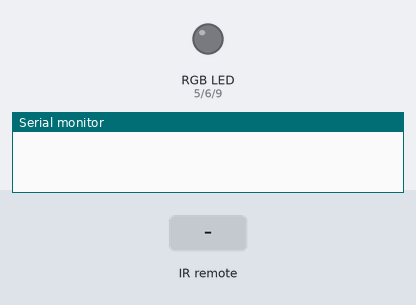
A sketch run on a simulated Arduino Uno, built with avr-gcc and run on an emulated ATmega328P. Parts: an RGB LED mixed from three pins (HIGH = lit), the last lines printed to the serial monitor. Inputs (shaded band) come from the test bench.

Above: at 1.2 s.
1.3 s: infrared code 0xFFD827 received
At 1.46 s:
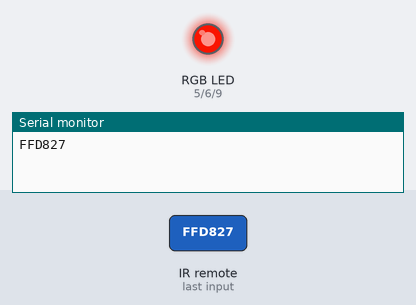
4.3 s: infrared code 0xFF20DF received
7.3 s: infrared code 0xFFD02F received
At 8.0 s:
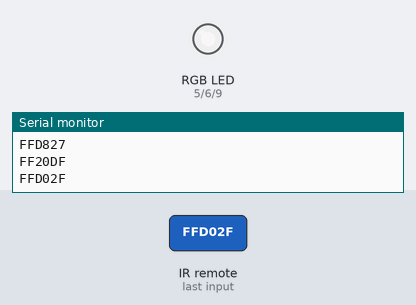
8.8 s: infrared code 0xFFF00F received
At 11.6 s:
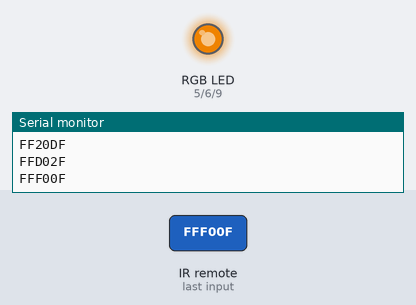
11.8 s: infrared code 0xFFA05F received
At 12.6 s:
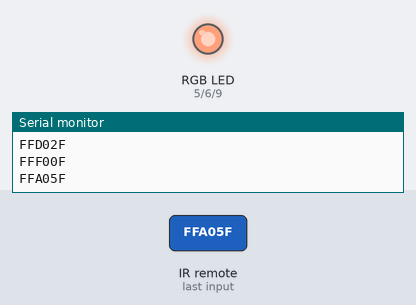
14.8 s: infrared code 0xFF609F received
At 16.1 s:
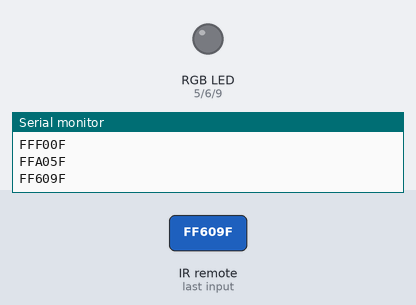
Timing chart, 0 to 17.3 s (numbered marks = the images above; inputs shaded):
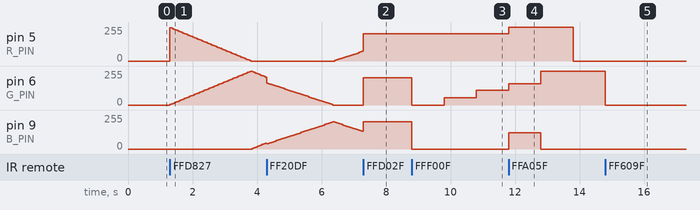

The sketch:

code.ino
```cpp
#include <IRremote.h> /* Include the IRremote library */

#define R_PIN     5   /* Define Pin used for the Red Led anode */
#define G_PIN     6   /* Define Pin used for the Green Led anode */
#define B_PIN     9   /* Define Pin used for the Blue Led anode */
#define RECV_PIN  10  /* Define Pin used for the IR Receiver Data */

/* All Hex codes from the IR Remote Control LED618 */
#define INC_BRIGTH     0xFFA05F  /* + */
#define DEC_BRIGTH     0xFF20DF  /* - */
#define ON             0xFFE01F  /* Power */
#define OFF            0xFF609F  /* Off */
#define FADE           0xFFD827  /* Fade */
#define FLASH          0xFFF00F  /* Flash */
#define SMOOTH         0xFFC837  /* Smooth */
#define STROBE         0xFFE817  /* Strobe */
#define WHITE_BTN      0xFFD02F  /* White */
#define RED_BTN        0xFF906F  /* Red */
#define ORANGE_BTN     0xFFB04F  /* Orange */
#define TOMATO_BTN     0xFFA857  /* Tomato */
#define LSALMON_BTN    0xFF9867  /* Light Salmon */
#define YELLOW_BTN     0xFF8877  /* Yellow */
#define GREEN_BTN      0xFF10EF  /* Green */
#define LGREEN_BTN     0xFF30CF  /* Lawn Green */
#define CYAN_BTN       0xFF28D7  /* Cyan */
#define MSGREEN_BTN    0xFF18E7  /* Medium Spring Green */
#define TEAL_BTN       0xFF08F7  /* Teal */
#define BLUE_BTN       0xFF50AF  /* Blue */
#define DODGEBLUE_BTN  0xFF708F  /* Dodge Blue */
#define PURPLE_BTN     0xFF6897  /* Purple */
#define INDIGO_BTN     0xFF58A7  /* Indigo */
#define REBPURPLE_BTN  0xFF48B7  /* Rebecca purple */

#define BLACK      0  /* Black */
#define WHITE      1  /* White */
#define RED        2  /* Red */
#define ORANGE     3  /* Orange */
#define TOMATO     4  /* Tomato */
#define LSALMON    5  /* Light Salmon */
#define YELLOW     6  /* Yellow */
#define GREEN      7  /* Green */
#define LGREEN     8  /* Lawn Green */
#define CYAN       9  /* Cyan */
#define MSGREEN    10  /* Medium Spring Green */
#define TEAL       11  /* Teal */
#define BLUE       12  /* Blue */
#define DODGEBLUE  13  /* Dodge Blue */
#define PURPLE     14  /* Purple */
#define INDIGO     15  /* Indigo */
#define REBPURPLE  16  /* Rebecca purple */


/* ------ Global Variables ----------------------------------------------------------------------- */
short    activeColor = BLACK; /* Stores the current led color, in range [0,16] */
float    bright      = 5; /* Keeps track of the current led brightness, in range [1,5] */
boolean  doFade      = 0; /* Stores the power state of the led, { 0 --> Off, 1 --> On } */
boolean  doStrobe    = 0; /* Stores the power state of the led, { 0 --> Off, 1 --> On } */
boolean  doSmooth    = 0; /* Stores the power state of the led, { 0 --> Off, 1 --> On } */
boolean  doFlash     = 0; /* Stores the power state of the led, { 0 --> Off, 1 --> On } */
boolean  powerState  = 1; /* Stores the power state of the led, { 0 --> Off, 1 --> On } */

int16_t red   = 0x00;
int16_t green = 0x00;
int16_t blue  = 0x00;
int  counter = 0;
long activeHexColor;
long activeBrightColor;
long lastHexColor;

unsigned long interval        = 0;
unsigned long previousMillis  = 0;

const    long flash_interval   = 1000; /* Interval (ms) to flash the led */
const    long strobe_interval  = 500; /* Interval (ms) to flash the led */
const    long fade_interval    = 50;   /* Interval (ms) to fade the led */
const    long smooth_interval  = 200;  /* Interval (ms) to smooth the led*/

/* Lookup table of RGB color values, all colors have 5 hardcoded brightness levels */
const long  colors[17] = {
                              0x000000, /* Black */
                              0xFFFFFF, /* White */
                              0xFF0000, /* Red */
                              0xFF4500, /* Orange */
                              0xFF8C00, /* Tomato */
                              0xFFA07A, /* Light Salmon */
                              0xFFFF00, /* Yellow */
                              0x00FF00, /* Green */
                              0x7CFF00, /* Lawn Green */
                              0x00FFFF, /* Cyan */
                              0x00FA7C, /* Medium Spring Green */
                              0x008080, /* Teal  */
                              0x0000FF, /* Blue */
                              0x1E90FF, /* Dodge Blue */
                              0x800080, /* Purple */
                              0x4B0080, /* Indigo */
                              0x663399  /* Rebecca purple */
                           };


IRrecv irrecv( RECV_PIN ); /* Initialize the irrecv part of the IRremote  library */
decode_results ir_results; /* Stores IR received codes  */

void setup()
{
  irrecv.enableIRIn();   /* Start the IR receiver. */
  Serial.begin( 9600 );  /* Start Serial Communication for debug. */
}

void setRGB ( unsigned long inputColor ) {
  /* Write the RGB value's to output respectivly. */
  analogWrite( R_PIN, inputColor >> 16 );
  analogWrite( G_PIN, ( inputColor & 0xFF00  ) >> 8  );
  analogWrite( B_PIN, inputColor & 0xFF );
}

void setBrightness ( boolean enb, boolean direct ) {
  if ( powerState ) { /* Check if led's state is active and system is currently not in Flash,Flade or Smooth mode. */
    if ( enb && !direct && bright != 1 ) bright--;                /* Decrease brightness if possible. */
    else if ( enb && direct && bright != 5 ) bright++;          /* Increase brightness if possible. */
      red =  ( activeHexColor >> 16 )*( (bright*20)/100 );
      green =  ( ( activeHexColor >> 8  ) & 0x00FF )*( (bright*20)/100 );
      blue =   ( activeHexColor & 0xFF )*( (bright*20)/100 );
      activeBrightColor = ( ( red& 0xFFFFFF) << 16 ) | ((green & 0xFFFFFF) << 8 ) | (blue);
      setRGB( activeBrightColor );
  }
}

void setColor ( short inColor ) {
  /* If system is currently in Flash,Fade or Smooth mode disable it. */
  if ( doFade ) doFade = 0;
  if ( doFlash ) doFlash = 0;
  if ( doSmooth ) doSmooth = 0;
  if ( powerState ) { /* Verify that Led's state is active, then update led's RGB color, keep a backup of it's HEX value and ...*/
    activeHexColor = colors[ activeColor = inColor ];
    setBrightness( 0, 0 );
  }
}

void setOnOff ( boolean input ) {
  if ( powerState && !input ) {     /* Led is active and Off is pressed */
    lastHexColor = activeHexColor;  /* Backup current led's color HEX format */
    setColor( BLACK );              /* Set led Off */
    powerState = !powerState;       /* Update state */
  }
  else if ( !powerState && input ){
    powerState = !powerState;
    activeHexColor = lastHexColor;
    setBrightness( 0, 0 );
  }
}

/* Loop constantly and check for any received IR code and handle it. */

void loop() {

  if ( irrecv.decode( &ir_results ) ) { /* An IR signal detected */
    Serial.println( ir_results.value, HEX ); /* Use for debug */
    switch ( ir_results.value ) { /* Switch between modes */
      case ON:             setOnOff( 1 ); break;
      case OFF:            setOnOff( 0 ); break;
      case WHITE_BTN:      setColor( WHITE ); break;
      case RED_BTN :       setColor( RED ); break;
      case ORANGE_BTN:     setColor( ORANGE ); break;
      case TOMATO_BTN:     setColor( TOMATO ); break;
      case LSALMON_BTN:    setColor( LSALMON ); break;
      case YELLOW_BTN:     setColor( YELLOW ); break;
      case GREEN_BTN:      setColor( GREEN ); break;
      case LGREEN_BTN:     setColor( LGREEN ); break;
      case CYAN_BTN:       setColor( CYAN ); break;
      case MSGREEN_BTN:    setColor( MSGREEN ); break;
      case TEAL_BTN:       setColor( TEAL ); break;
      case BLUE_BTN:       setColor( BLUE ); break;
      case DODGEBLUE_BTN:  setColor( DODGEBLUE ); break;
      case PURPLE_BTN:     setColor( PURPLE ); break;
      case INDIGO_BTN:     setColor( INDIGO ); break;
      case REBPURPLE_BTN:  setColor( REBPURPLE ); break;
      case INC_BRIGTH:     setBrightness( 1, 1 ); break;
      case DEC_BRIGTH:     setBrightness( 1, 0 ); break;
      case FADE:           if ( !doFlash && !doSmooth && !doStrobe ) { doFade = !doFade; counter = 0; } break;
      case FLASH:          if ( !doFade && !doSmooth && !doStrobe )  doFlash = !doFlash; break;
      case SMOOTH:         if ( !doFade && !doFlash && !doStrobe )   { doSmooth = !doSmooth; counter = 0; } break;
      case STROBE:         if ( !doFade && !doFlash && !doSmooth ) doStrobe = !doStrobe; break;
    }
    irrecv.resume(); /* Receive the next IR value */
  }
  if ( doStrobe || doFlash ) {
    unsigned long currentMillis = millis();
    interval = ( doFlash ) ? flash_interval : strobe_interval;
    if (currentMillis - previousMillis >= interval) {
      previousMillis = currentMillis; /* Save the last time the color changed */
      ( activeColor !=  REBPURPLE ) ? ( activeColor++ ) : ( activeColor = WHITE );
      activeHexColor = colors[ activeColor ];
      setBrightness(0,0);
    }
  }
 if ( doSmooth || doFade ) {
    unsigned long currentMillis = millis();
    interval = ( doSmooth ) ? smooth_interval : fade_interval;
    if ( currentMillis - previousMillis >= interval ) {
      previousMillis = currentMillis; /* Save the last time the color changed */
      counter = ( counter >= 3*0xFF ) ? 0 : counter+=5;
      activeHexColor = ( (  ( ( counter <= 0xFF ) ? 255-counter : ( counter > 2*255 ) ? counter-2*255 : 0 ) & 0xFFFFFF ) << 16 ) | /* Red */
                       ( ( ( ( counter <= 0xFF ) ? counter : ( counter <= 2*255 ) ? 2*255-counter : 0 ) & 0xFFFFFF ) << 8 ) | /* Green */
                       ( ( counter > 0xFF  ) ? ( counter <= 2*255 ) ? counter-255 : 3*255-counter : 0 );  /* Blue */
      setBrightness(0,0);
    }
  }

}
```

Measured:
- after the input at 1.3 s, pin 6 (G_PIN): rises from 0/255 to 255/255 in 2.5 s, then falls to 210/255 in 0.45 s; pin 9 (B_PIN): moves from 0/255 to 45/255 over 0.40 s, starting after 2.6 s
- after the input at 7.3 s, pin 6 (G_PIN): 0/255 → 204/255 at once
- after the input at 8.8 s, pin 6 (G_PIN): 204/255 → 0/255 at once, → 55/255 1.0 s later, → 112/255 1.0 s later; pin 9 (B_PIN): 204/255 → 0/255 at once
- after the input at 11.8 s, pin 5 (R_PIN): 204/255 → 255/255 at once, → 0/255 2.0 s later
- after the input at 14.8 s, pin 5 (R_PIN): stays 0/255 (without the input it goes to 204/255 after 0.00 s); pin 6 (G_PIN): 255/255 → 0/255 at once; pin 9 (B_PIN): stays 0/255 (without the input it goes to 255/255 after 1.0 s)
